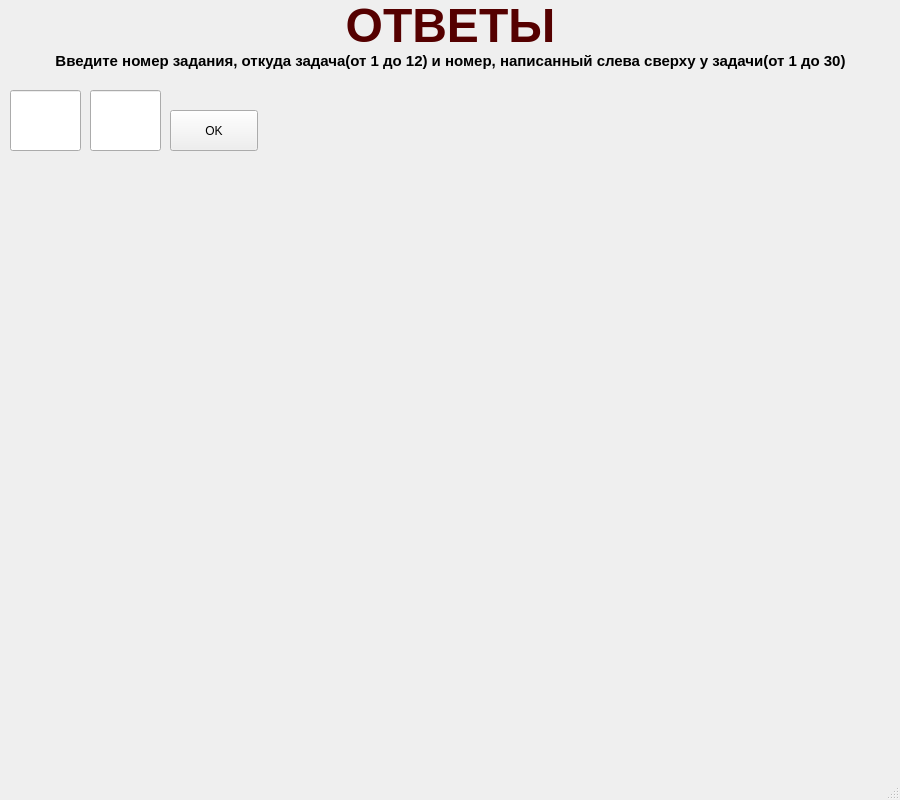
<?xml version="1.0" encoding="UTF-8"?>
<ui version="4.0">
 <class>MainWindow</class>
 <widget class="QMainWindow" name="MainWindow">
  <property name="geometry">
   <rect>
    <x>0</x>
    <y>0</y>
    <width>900</width>
    <height>800</height>
   </rect>
  </property>
  <property name="windowTitle">
   <string>MainWindow</string>
  </property>
  <widget class="QWidget" name="centralwidget">
   <widget class="QLabel" name="label">
    <property name="geometry">
     <rect>
      <x>10</x>
      <y>0</y>
      <width>881</width>
      <height>51</height>
     </rect>
    </property>
    <property name="palette">
     <palette>
      <active>
       <colorrole role="WindowText">
        <brush brushstyle="SolidPattern">
         <color alpha="255">
          <red>85</red>
          <green>0</green>
          <blue>0</blue>
         </color>
        </brush>
       </colorrole>
      </active>
      <inactive>
       <colorrole role="WindowText">
        <brush brushstyle="SolidPattern">
         <color alpha="255">
          <red>85</red>
          <green>0</green>
          <blue>0</blue>
         </color>
        </brush>
       </colorrole>
      </inactive>
      <disabled>
       <colorrole role="WindowText">
        <brush brushstyle="SolidPattern">
         <color alpha="255">
          <red>160</red>
          <green>162</green>
          <blue>164</blue>
         </color>
        </brush>
       </colorrole>
      </disabled>
     </palette>
    </property>
    <property name="font">
     <font>
      <pointsize>36</pointsize>
      <weight>75</weight>
      <bold>true</bold>
     </font>
    </property>
    <property name="text">
     <string>ОТВЕТЫ</string>
    </property>
    <property name="alignment">
     <set>Qt::AlignCenter</set>
    </property>
   </widget>
   <widget class="QLabel" name="label_2">
    <property name="geometry">
     <rect>
      <x>0</x>
      <y>50</y>
      <width>901</width>
      <height>21</height>
     </rect>
    </property>
    <property name="font">
     <font>
      <pointsize>11</pointsize>
      <weight>75</weight>
      <bold>true</bold>
     </font>
    </property>
    <property name="text">
     <string>Введите номер задания, откуда задача(от 1 до 12) и номер, написанный слева сверху у задачи(от 1 до 30)</string>
    </property>
    <property name="alignment">
     <set>Qt::AlignCenter</set>
    </property>
   </widget>
   <widget class="QLabel" name="color_fon">
    <property name="geometry">
     <rect>
      <x>20</x>
      <y>160</y>
      <width>851</width>
      <height>571</height>
     </rect>
    </property>
    <property name="text">
     <string/>
    </property>
   </widget>
   <widget class="QLabel" name="correct">
    <property name="geometry">
     <rect>
      <x>270</x>
      <y>100</y>
      <width>611</width>
      <height>41</height>
     </rect>
    </property>
    <property name="text">
     <string/>
    </property>
   </widget>
   <widget class="QLineEdit" name="number_1">
    <property name="geometry">
     <rect>
      <x>10</x>
      <y>90</y>
      <width>71</width>
      <height>61</height>
     </rect>
    </property>
   </widget>
   <widget class="QPushButton" name="btn_ok">
    <property name="geometry">
     <rect>
      <x>170</x>
      <y>110</y>
      <width>88</width>
      <height>41</height>
     </rect>
    </property>
    <property name="text">
     <string>OK</string>
    </property>
   </widget>
   <widget class="QLabel" name="fon_problem">
    <property name="geometry">
     <rect>
      <x>20</x>
      <y>160</y>
      <width>851</width>
      <height>571</height>
     </rect>
    </property>
    <property name="text">
     <string/>
    </property>
    <property name="alignment">
     <set>Qt::AlignCenter</set>
    </property>
   </widget>
   <widget class="QLineEdit" name="number_2">
    <property name="geometry">
     <rect>
      <x>90</x>
      <y>90</y>
      <width>71</width>
      <height>61</height>
     </rect>
    </property>
   </widget>
  </widget>
  <widget class="QMenuBar" name="menubar">
   <property name="geometry">
    <rect>
     <x>0</x>
     <y>0</y>
     <width>900</width>
     <height>30</height>
    </rect>
   </property>
  </widget>
  <widget class="QStatusBar" name="statusbar"/>
 </widget>
 <resources/>
 <connections/>
</ui>
